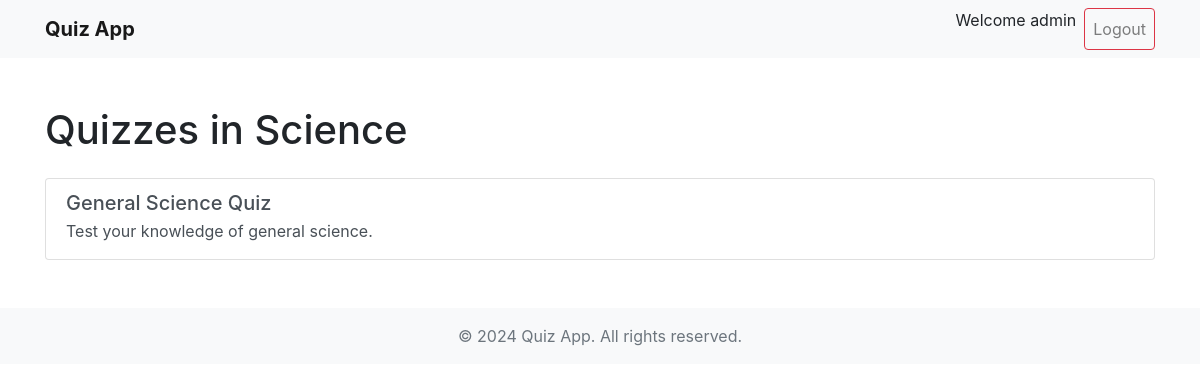
/category/1/ (signed in), run on the app's committed database.
### home/models.py (models this page shows, shortened)
class Category(models.Model):
    name = models.CharField(max_length=100)

class Quiz(models.Model):
    category = models.ForeignKey(Category, on_delete=models.CASCADE)
    title = models.CharField(max_length=200)
    description = models.TextField()

### home/views.py (the view)
# urls.py: path('category/<int:category_id>/', views.quiz_list, name='quiz_list'),
def quiz_list(request, category_id):
    category = get_object_or_404(Category, pk=category_id)
    quizzes = category.quiz_set.all()
    return render(request, 'quiz_list.html', {'category': category, 'quizzes': quizzes})

### templates/quiz_list.html (shortened to what this page needs)
{% extends 'base.html' %}
{% block content %}
<div class="mt-4">
    <h1 class="mb-4">Quizzes in {{ category.name }}</h1>
    <div class="list-group">
        {% for quiz in quizzes %}
            <a href="{% url 'quiz_detail' quiz.id %}" class="list-group-item list-group-item-action">
                <h5 class="mb-1">{{ quiz.title }}</h5>
                <p class="mb-1">{{ quiz.description }}</p>
            </a>
        {% endfor %}
    </div>
</div>
{% endblock %}

### templates/base.html (shortened to what this page needs)
{% load static %}
<!DOCTYPE html>
<html lang="en">
<head>
    <link href="https://stackpath.bootstrapcdn.com/bootstrap/4.5.2/css/bootstrap.min.css" rel="stylesheet">
</head>
<body>
    <nav class="navbar navbar-expand-lg navbar-light bg-light">
        <div class="container">
            <a class="navbar-brand font-weight-bold" href="/">Quiz App</a>
            <div class="collapse navbar-collapse" id="navbarNav">
                <ul class="navbar-nav ml-auto">
                    {% if user.is_authenticated %}
                    <p class="absolute right-40">Welcome {{user}}</p>
                        <li class="nav-item">
                            <a class="nav-link btn btn-outline-danger ml-2" href="{% url 'customlogout' %}">Logout</a>
                        </li>
                    {% endif %}
                </ul>
            </div>
        </div>
    </nav>
    <div class="container my-5">
        {% block content %}{% endblock %}
    </div>
    <footer class="bg-light py-3">
        <div class="container text-center">
            <span class="text-muted">&copy; 2024 Quiz App. All rights reserved.</span>
        </div>
    </footer>
</body>
</html>

### data on the page
Category: name "Science"
Quiz: title "General Science Quiz", description "Test your knowledge of general science."

### other printed values
{{ user }} "admin"
